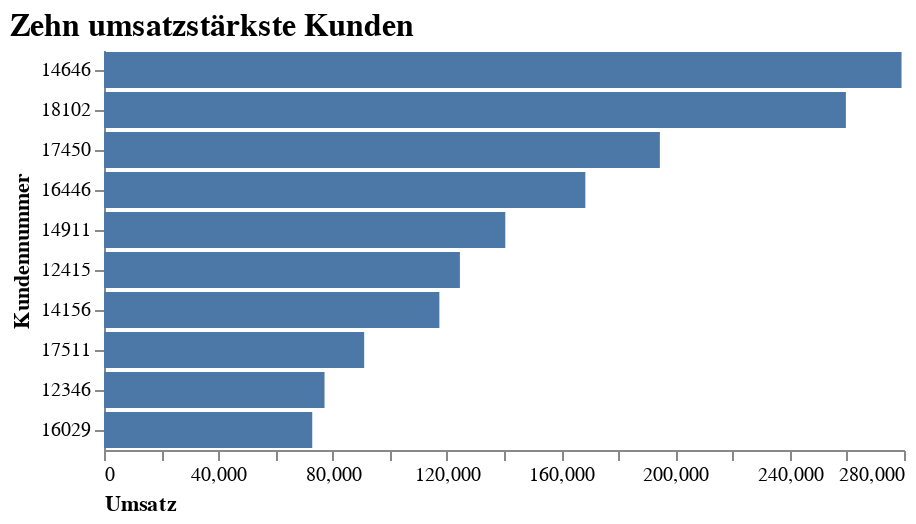

Source (notebook cell):
### Code cell
# Filter nach den umsatzstärksten Kunden
df_plot = df_sales.groupby("CustomerID").sum().sort_values(["TotalPrice"], ascending=False)[:10]
df_plot["CustomerID"] = df_plot.index

# Visualisierung der umsatzstärksten Kunden
alt.Chart(df_plot).mark_bar().encode(
    x=alt.X("TotalPrice",
            axis=alt.Axis(title="Umsatz", 
                          labelAngle=0,
                          titleAnchor="start",
                          grid=False)),
    y=alt.Y("CustomerID",
            sort="-x", 
            axis=alt.Axis(title = "Kundennummer",
                          titleAnchor="middle"))
).properties(
    title="Zehn umsatzstärkste Kunden",
    width=400,
    height=200
).configure_view(
    strokeWidth=0
).configure_title( 
    fontSize=16,
    font='Arial',
    color='black',
    anchor='start'
)

### Figure 1 — Vega-Lite specification as saved in the notebook (floating-point values rounded to 4 significant figures)
{"config": {"view": {"continuousWidth": 400, "continuousHeight": 300, "strokeWidth": 0}, "title": {"anchor": "start", "color": "black", "font": "Arial", "fontSize": 16}}, "data": {"name": "data-7a1c0a73a00df90d0a83837e7f72d382"}, "mark": "bar", "encoding": {"x": {"type": "quantitative", "axis": {"grid": false, "labelAngle": 0, "title": "Umsatz", "titleAnchor": "start"}, "field": "TotalPrice"}, "y": {"type": "nominal", "axis": {"title": "Kundennummer", "titleAnchor": "middle"}, "field": "CustomerID", "sort": "-x"}}, "height": 200, "title": "Zehn umsatzstärkste Kunden", "width": 400, "$schema": "https://vega.github.io/schema/vega-lite/v4.8.1.json", "datasets": {"data-7a1c0a73a00df90d0a83837e7f72d382": [{"Quantity": 197420, "UnitPrice": 4933.0, "TotalPrice": 279100.0, "CustomerID": 14650.0}, {"Quantity": 64124, "UnitPrice": 1941.0, "TotalPrice": 259700.0, "CustomerID": 18100.0}, {"Quantity": 69993, "UnitPrice": 1143.0, "TotalPrice": 194600.0, "CustomerID": 17450.0}, {"Quantity": 80997, "UnitPrice": 4.98, "TotalPrice": 168500.0, "CustomerID": 16450.0}, {"Quantity": 80513, "UnitPrice": 22810.0, "TotalPrice": 140500.0, "CustomerID": 14910.0}, {"Quantity": 77669, "UnitPrice": 1747.0, "TotalPrice": 124600.0, "CustomerID": 12420.0}, {"Quantity": 57885, "UnitPrice": 5358.0, "TotalPrice": 117400.0, "CustomerID": 14160.0}, {"Quantity": 64549, "UnitPrice": 2221.0, "TotalPrice": 91060.0, "CustomerID": 17510.0}, {"Quantity": 74215, "UnitPrice": 1.04, "TotalPrice": 77180.0, "CustomerID": 12350.0}, {"Quantity": 40207, "UnitPrice": 579.6, "TotalPrice": 72880.0, "CustomerID": 16030.0}]}}
